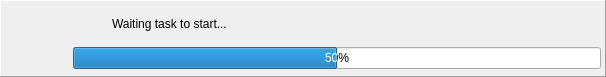
<?xml version="1.0" encoding="UTF-8"?>
<ui version="4.0">
 <class>ProgressoTarefa</class>
 <widget class="QDialog" name="ProgressoTarefa">
  <property name="windowModality">
   <enum>Qt::WindowModal</enum>
  </property>
  <property name="geometry">
   <rect>
    <x>0</x>
    <y>0</y>
    <width>606</width>
    <height>77</height>
   </rect>
  </property>
  <property name="minimumSize">
   <size>
    <width>550</width>
    <height>77</height>
   </size>
  </property>
  <property name="maximumSize">
   <size>
    <width>16777215</width>
    <height>77</height>
   </size>
  </property>
  <property name="windowTitle">
   <string>Executing tasks</string>
  </property>
  <property name="windowIcon">
   <iconset resource="../res/resources.qrc">
    <normaloff>:/icones/icones/pgsqlModeler48x48.png</normaloff>:/icones/icones/pgsqlModeler48x48.png</iconset>
  </property>
  <layout class="QGridLayout" name="gridLayout_2">
   <property name="margin">
    <number>0</number>
   </property>
   <property name="spacing">
    <number>0</number>
   </property>
   <item row="0" column="0">
    <widget class="QFrame" name="frame">
     <property name="frameShape">
      <enum>QFrame::Panel</enum>
     </property>
     <property name="frameShadow">
      <enum>QFrame::Raised</enum>
     </property>
     <layout class="QHBoxLayout" name="horizontalLayout">
      <property name="spacing">
       <number>4</number>
      </property>
      <property name="margin">
       <number>4</number>
      </property>
      <item>
       <widget class="QLabel" name="label">
        <property name="sizePolicy">
         <sizepolicy hsizetype="Fixed" vsizetype="Fixed">
          <horstretch>0</horstretch>
          <verstretch>0</verstretch>
         </sizepolicy>
        </property>
        <property name="minimumSize">
         <size>
          <width>64</width>
          <height>64</height>
         </size>
        </property>
        <property name="maximumSize">
         <size>
          <width>64</width>
          <height>64</height>
         </size>
        </property>
        <property name="text">
         <string/>
        </property>
        <property name="textFormat">
         <enum>Qt::PlainText</enum>
        </property>
        <property name="pixmap">
         <pixmap resource="../res/resources.qrc">:/imagens/imagens/pgmodeler_logo.png</pixmap>
        </property>
        <property name="scaledContents">
         <bool>true</bool>
        </property>
        <property name="alignment">
         <set>Qt::AlignCenter</set>
        </property>
       </widget>
      </item>
      <item>
       <layout class="QGridLayout" name="gridLayout">
        <item row="0" column="1" colspan="3">
         <widget class="QLabel" name="texto_lbl">
          <property name="sizePolicy">
           <sizepolicy hsizetype="Expanding" vsizetype="Preferred">
            <horstretch>0</horstretch>
            <verstretch>0</verstretch>
           </sizepolicy>
          </property>
          <property name="font">
           <font>
            <italic>false</italic>
           </font>
          </property>
          <property name="text">
           <string>Waiting task to start...</string>
          </property>
         </widget>
        </item>
        <item row="1" column="0" colspan="4">
         <widget class="QProgressBar" name="progresso_pb">
          <property name="value">
           <number>50</number>
          </property>
          <property name="alignment">
           <set>Qt::AlignCenter</set>
          </property>
          <property name="invertedAppearance">
           <bool>false</bool>
          </property>
          <property name="format">
           <string notr="true">%p%</string>
          </property>
         </widget>
        </item>
        <item row="0" column="0">
         <widget class="QLabel" name="icone_lbl">
          <property name="sizePolicy">
           <sizepolicy hsizetype="Fixed" vsizetype="Fixed">
            <horstretch>0</horstretch>
            <verstretch>0</verstretch>
           </sizepolicy>
          </property>
          <property name="minimumSize">
           <size>
            <width>35</width>
            <height>32</height>
           </size>
          </property>
          <property name="maximumSize">
           <size>
            <width>35</width>
            <height>32</height>
           </size>
          </property>
          <property name="text">
           <string/>
          </property>
          <property name="alignment">
           <set>Qt::AlignCenter</set>
          </property>
          <property name="margin">
           <number>0</number>
          </property>
         </widget>
        </item>
       </layout>
      </item>
     </layout>
    </widget>
   </item>
  </layout>
 </widget>
 <resources>
  <include location="../res/resources.qrc"/>
 </resources>
 <connections/>
</ui>
